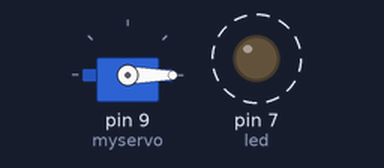
Bench run of a sketch on a simulated Arduino Uno, built with avr-gcc and run on an emulated ATmega328P. Shown: servo, output pins drawn as LEDs (lit = HIGH). Dashed ring = blinking.

Above: at 0.05 s.
At 4.1 s:
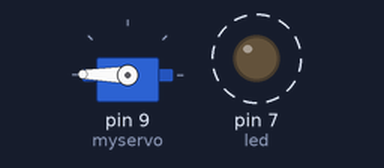
At 8.0 s:
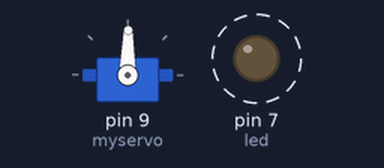
Timing chart, 0 to 10.5 s (numbered marks = the images above):
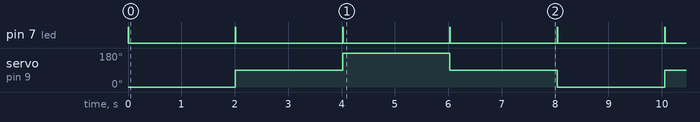

Measured:
- by itself, pin 7 (led): alternates HIGH for 0.01 s and LOW for 2.0 s
- by itself, servo on pin 9 (myservo): repeats every 8.0 s: 179° 2.0 s, 89° 2.0 s, 0° 2.0 s, 89° 2.0 s

The sketch:

Servo___LED.ino
```cpp
#include <Servo.h>
Servo myservo;  // create servo object to control a servo

const int led = 7;

// the setup routine runs once when you press reset:
void setup() {
  myservo.attach(9);  // attaches the servo on pin 9 to the servo object

  // initialize serial communication at 9600 bits per second:
  Serial.begin(9600);
   pinMode(led, OUTPUT);

}

// the loop routine runs over and over again forever:
void loop() {
myservo.write(0);    digitalWrite(led, HIGH);
  delay(10);
  digitalWrite(led, LOW);
  delay(2000);
  myservo.write(89);  digitalWrite(led, HIGH);
  delay(10);
  digitalWrite(led, LOW);
  delay(2000);
  myservo.write(179);   digitalWrite(led, HIGH);
  delay(10);
  digitalWrite(led, LOW);
  delay(2000);
  myservo.write(89);  digitalWrite(led, HIGH);
  delay(10);
  digitalWrite(led, LOW);
  delay(2000);
}
```
